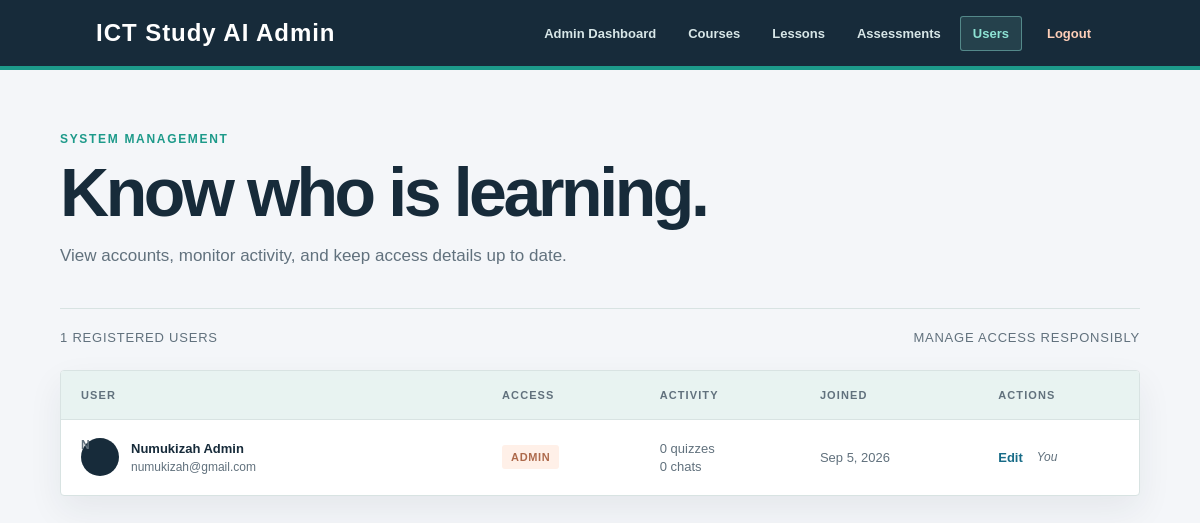
The page /admin/users.php (signed in) on the database its author committed.
### tables this page shows
CREATE TABLE users (
    id INT AUTO_INCREMENT PRIMARY KEY,
    full_name VARCHAR(100) NOT NULL,
    email VARCHAR(100) UNIQUE NOT NULL,
    password VARCHAR(255) NOT NULL,
    role ENUM('student', 'admin') NOT NULL DEFAULT 'student',
    created_at TIMESTAMP DEFAULT CURRENT_TIMESTAMP
);

### admin/users.php (the view, shortened to what this page needs)
<?php
require_once "../config/database.php";
$chatTable = $conn->query("SHOW TABLES LIKE 'chat_history'");
$chatHistoryAvailable = $chatTable->num_rows > 0;
$chatSelect = $chatHistoryAvailable
    ? "COUNT(DISTINCT ch.id) AS chat_messages"
    : "0 AS chat_messages";
$chatJoin = $chatHistoryAvailable
    ? "LEFT JOIN chat_history ch ON ch.user_id = u.id"
    : "";
$sql = "
    SELECT
        u.id,
        u.full_name,
        u.email,
        u.role,
        u.created_at,
        COUNT(DISTINCT qa.id) AS quiz_attempts,
        $chatSelect
    FROM users u
    LEFT JOIN quiz_attempts qa
        ON qa.user_id = u.id
    $chatJoin
    GROUP BY u.id, u.full_name, u.email, u.role, u.created_at
    ORDER BY u.created_at DESC
";
$result = $conn->query($sql);
?>
<!DOCTYPE html>
<html lang="en">
<head>
    <link rel="stylesheet" href="../css/style.css">
</head>
<body>
<nav class="navbar admin-navbar">
    <div class="logo">ICT Study AI Admin</div>
    <div class="nav-links">
        <a href="index.php">Admin Dashboard</a>
        <a href="courses.php">Courses</a>
        <a href="lessons.php">Lessons</a>
        <a href="assessments.php">Assessments</a>
        <a href="users.php" class="active" aria-current="page">Users</a>
        <a href="../auth/logout.php">Logout</a>
    </div>
</nav>
<main class="admin-users-page">
    <section class="admin-users-header">
        <div>
            <p class="eyebrow">SYSTEM MANAGEMENT</p>
            <h1>Know who is learning.</h1>
            <p>View accounts, monitor activity, and keep access details up to date.</p>
        </div>
    </section>
    <div class="admin-users-meta">
        <span><?= $result->num_rows ?> registered users</span>
        <span>Manage access responsibly</span>
    </div>
    <section class="admin-users-table-wrap">
        <?php if ($result->num_rows > 0): ?>
            <div class="admin-users-table-scroll">
                <table class="admin-users-table">
                    <thead>
                        <tr>
                            <th>User</th>
                            <th>Access</th>
                            <th>Activity</th>
                            <th>Joined</th>
                            <th>Actions</th>
                        </tr>
                    </thead>
                    <tbody>
                        <?php while ($user = $result->fetch_assoc()): ?>
                            <tr>
                                <td>
                                    <div class="admin-user-identity">
                                        <span class="admin-user-avatar">
                                            <?= strtoupper(substr($user["full_name"], 0, 1)) ?>
                                        </span>
                                        <div>
                                            <strong><?= htmlspecialchars($user["full_name"]) ?></strong>
                                            <span><?= htmlspecialchars($user["email"]) ?></span>
                                        </div>
                                    </div>
                                </td>
                                <td>
                                    <span class="admin-role-badge <?= $user["role"] === "admin" ? "admin-role" : "student-role" ?>">
                                        <?= htmlspecialchars(ucfirst($user["role"])) ?>
                                    </span>
                                </td>
                                <td>
                                    <span class="admin-activity-count">
                                        <?= (int)$user["quiz_attempts"] ?> quizzes
                                    </span>
                                    <span class="admin-activity-count">
                                        <?= (int)$user["chat_messages"] ?> chats
                                    </span>
                                </td>
                                <td>
                                    <?= htmlspecialchars(date("M j, Y", strtotime($user["created_at"]))) ?>
                                </td>
                                <td>
                                    <div class="admin-user-actions">
                                        <a href="edit_user.php?id=<?= (int)$user["id"] ?>" class="admin-edit-link">
                                            Edit
                                        </a>
                                        <?php if ((int)$user["id"] !== (int)$_SESSION["user_id"]): ?>
                                            <a
                                                href="delete_user.php?id=<?= (int)$user["id"] ?>"
                                                class="admin-delete-link"
                                                onclick="return confirm('Delete this user and their activity?');"
                                            >
                                                Delete
                                            </a>
                                        <?php else: ?>
                                            <span class="admin-current-user">You</span>
                                        <?php endif; ?>
                                    </div>
                                </td>
                            </tr>
                        <?php endwhile; ?>
                    </tbody>
                </table>
            </div>
        <?php endif; ?>
    </section>
</main>
</body>
</html>

### css/style.css (style rules this page uses)
* { margin: 0; padding: 0; box-sizing: border-box; user-select: none; }
body { font-family: Arial, sans-serif; background: #f5f7fb; color: #222; user-select: none; }
.navbar { height: 70px; background: #1e3a8a; display: flex; align-items: center; justify-content: space-between; padding: 0 8%; }
.logo { color: white; font-size: 24px; font-weight: bold; }
.navbar a { color: white; text-decoration: none; }
* { margin: 0; padding: 0; box-sizing: border-box; }
body { font-family: Arial, sans-serif; background: #f4f6f9; color: #222; }
table { width: 100%; border-collapse: collapse; }
thead { background: #f1f3f5; }
th, td { padding: 15px; text-align: left; border-bottom: 1px solid #eee; }
th { font-size: 14px; }
td { font-size: 14px; }
:root { --course-ink: #172b3a; --course-muted: #61717d; --course-blue: #176b87; --course-teal: #1d9a8a; --course-pale: #e8f3f1; --course-line: #d8e3e2; --course-paper: #fbfcfa; }
.eyebrow { color: var(--course-teal); font-size: 12px; font-weight: 800; letter-spacing: .14em; margin-bottom: 13px; }
.admin-navbar { background: var(--course-ink); border-bottom: 4px solid var(--course-teal); }
.admin-navbar .logo { letter-spacing: .04em; }
.admin-navbar .nav-links { display: flex; align-items: center; gap: 6px; }
.admin-navbar .nav-links a { padding: 9px 12px; border: 1px solid transparent; border-radius: 3px; color: #d7e6e7; font-size: 13px; font-weight: 700; text-decoration: none; transition: background .2s ease, border-color .2s ease, color .2s ease; }
.admin-navbar .nav-links a:hover, .admin-navbar .nav-links a.active { background: rgba(142, 227, 213, .12); border-color: rgba(142, 227, 213, .45); color: #8ee3d5; }
.admin-navbar .nav-links a:last-child { margin-left: 6px; color: #ffcfb8; }
.admin-edit-link, .admin-delete-link { font-size: 13px; font-weight: 800; text-decoration: none; }
.admin-edit-link { color: var(--course-blue); }
.admin-users-page { width: min(1180px, 90%); margin: 0 auto; padding: 62px 0 90px; }
.admin-users-header { padding-bottom: 38px; border-bottom: 1px solid var(--course-line); }
.admin-users-header h1 { margin-bottom: 16px; color: var(--course-ink); font-size: clamp(40px, 6vw, 68px); line-height: .98; letter-spacing: -.05em; }
.admin-users-header p:last-child { max-width: 620px; color: var(--course-muted); font-size: 17px; line-height: 1.65; }
.admin-users-meta { display: flex; justify-content: space-between; padding: 21px 0 25px; color: var(--course-muted); font-size: 13px; letter-spacing: .06em; text-transform: uppercase; }
.admin-users-table-wrap { overflow: hidden; background: white; border: 1px solid var(--course-line); border-radius: 4px; box-shadow: 0 14px 35px rgba(23, 43, 58, .07); }
.admin-users-table-scroll { overflow-x: auto; }
.admin-users-table { min-width: 820px; width: 100%; border-collapse: collapse; }
.admin-users-table th, .admin-users-table td { padding: 18px 20px; border-bottom: 1px solid var(--course-line); text-align: left; vertical-align: middle; }
.admin-users-table th { background: var(--course-pale); color: var(--course-muted); font-size: 11px; letter-spacing: .1em; text-transform: uppercase; }
.admin-users-table td { color: var(--course-muted); font-size: 13px; }
.admin-users-table tbody tr:last-child td { border-bottom: 0; }
.admin-user-identity { display: flex; align-items: center; gap: 12px; min-width: 220px; }
.admin-user-avatar { display: grid; width: 38px; height: 38px; place-items: center; flex: 0 0 auto; background: var(--course-ink); border-radius: 50%; color: #8ee3d5; font-size: 15px; font-weight: 800; }
.admin-user-identity strong, .admin-user-identity span { display: block; }
.admin-user-identity strong { margin-bottom: 4px; color: var(--course-ink); }
.admin-user-identity span { color: var(--course-muted); font-size: 12px; }
.admin-role-badge { display: inline-block; padding: 6px 9px; border-radius: 3px; font-size: 11px; font-weight: 800; letter-spacing: .06em; text-transform: uppercase; }
.admin-role { background: #fff0e8; color: #ae6a4c; }
.admin-activity-count { display: block; margin: 3px 0; }
.admin-user-actions { display: flex; align-items: center; gap: 14px; white-space: nowrap; }
.admin-current-user { color: var(--course-muted); font-size: 12px; font-style: italic; }

### rows shown on the page
users: full_name "N", full_name "Numukizah Admin", email "numukizah@gmail.com", role "ADMIN", quiz_attempts "0", chat_messages "0", created_at "Sep 5, 2026", shows "You"

### other values the page prints
$result->num_rows "1"
